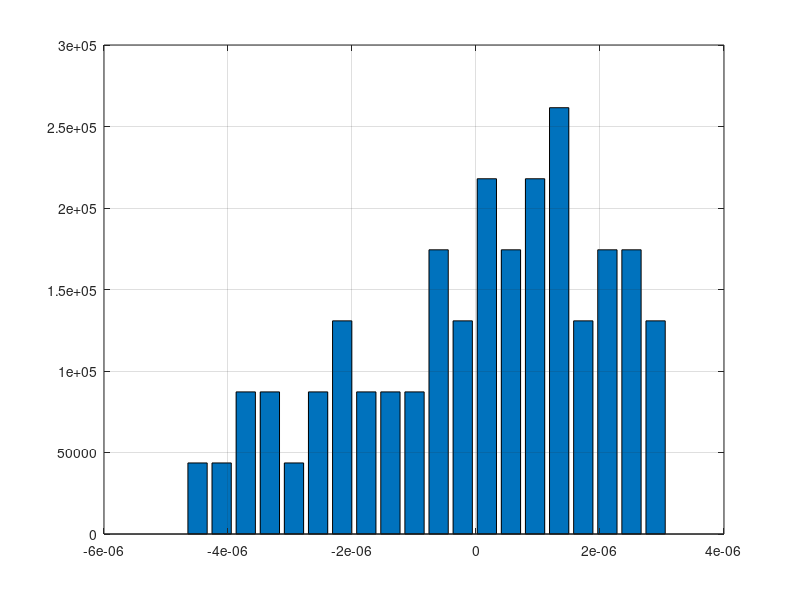

MATLAB code to generate this figure: (Note: this script raises an error after producing the figure.)
%% Init
clear; clc;
ycal = importdata("calibration.mat");
exp = importdata("experiment.mat");


%% 1a
err = zeros(length(ycal(:,1)),1);

% least squared to make trend line for each mic. and that equals tau
% so calibration measurements-trend is microphone error.
errors = zeros(length(ycal(:,1)),7);

for i=1:7
   errors(:,i) = detrend(ycal(:,i));
end

avgMicErr = mean(errors,2);
bias = mean(avgMicErr);
var = var(avgMicErr);

[N, l] = hist(avgMicErr,20);
Wb=l(2)-l(1); % Bin width
Ny = length(avgMicErr); % Nr of samples
bar(l, N/(Ny*Wb));

figure(1)
hold on; grid on;
plot(t,ycal(:,1))
%% 2.1


%% Functions

function [trend] = lls(input)
    % ad hoc trend function
end

function [th_hat, diagP] = nls(yk,stds,th_hat0,maxiter,mic_locations)

end

function dF = Jacobian(theta,mic_locations)
    c = 343; % speed of sound in [m/s]
    
end

function ftheta = f(theta,mic_locations)
    c = 343; % speed of sound in [m/s]
    
end

